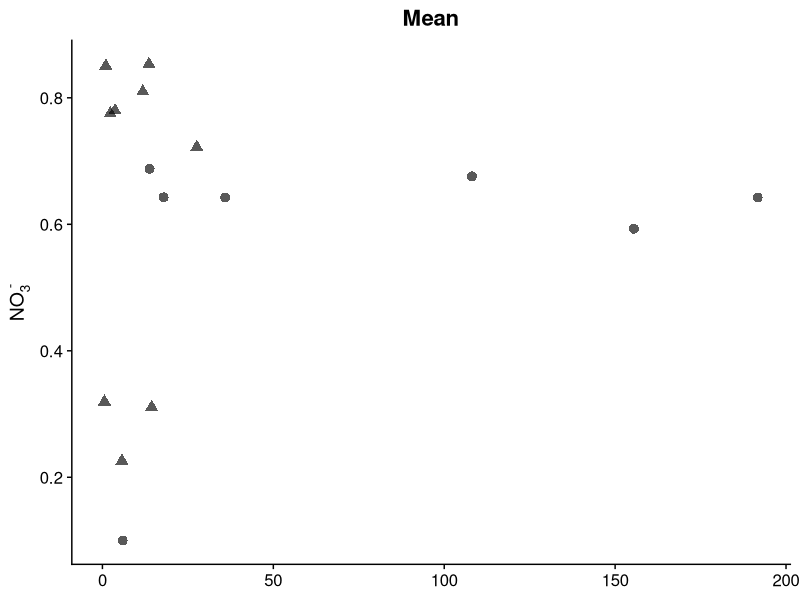
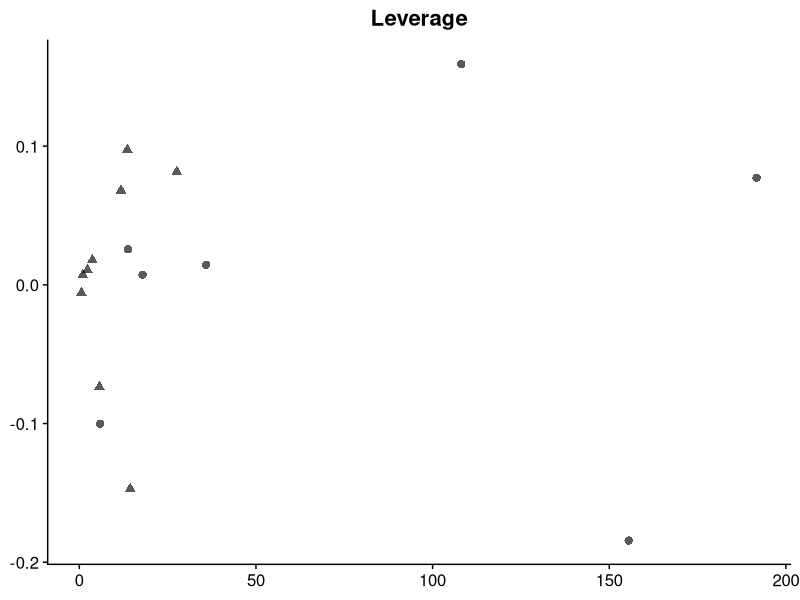
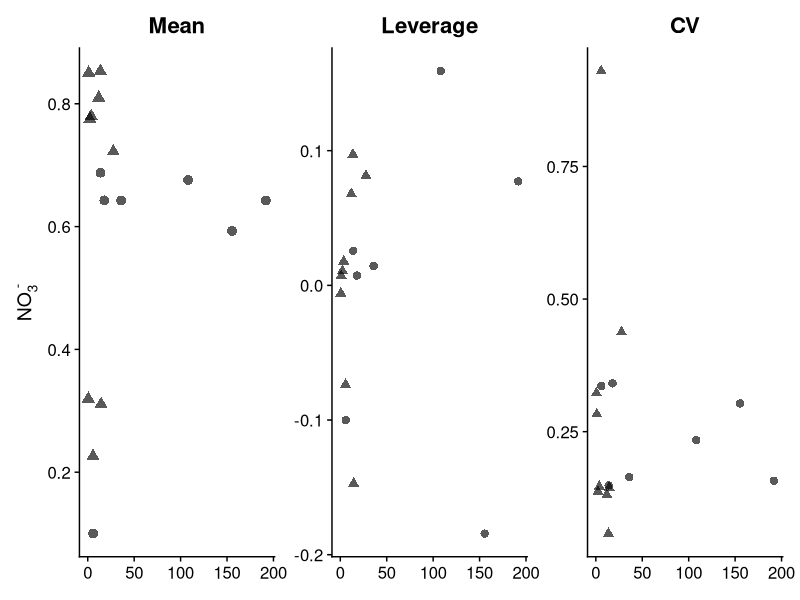
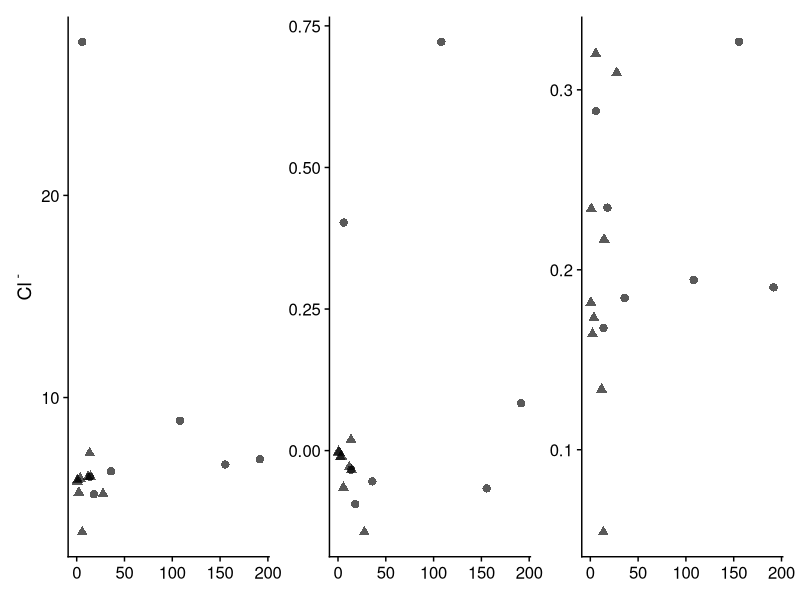
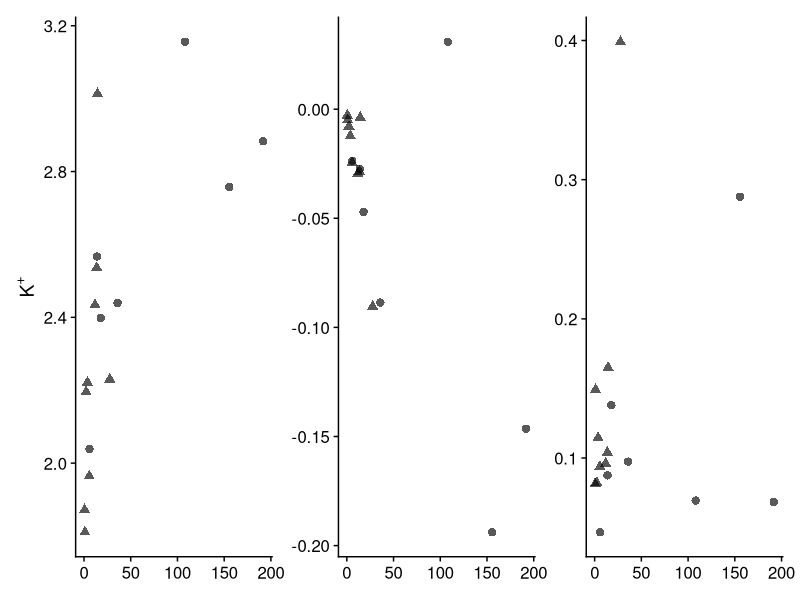
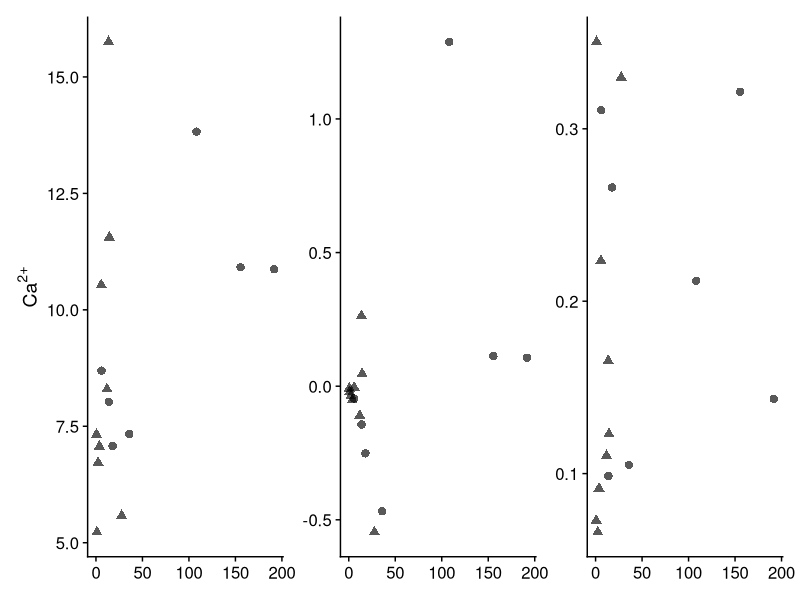
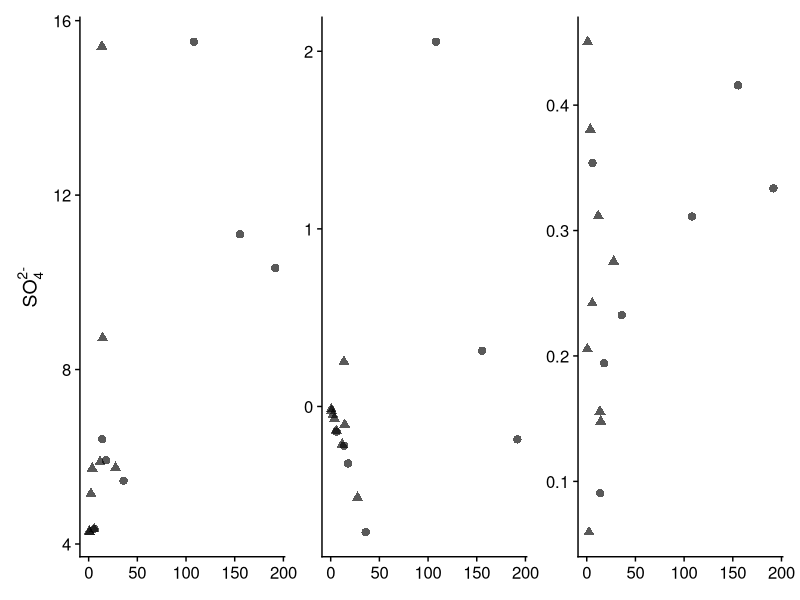
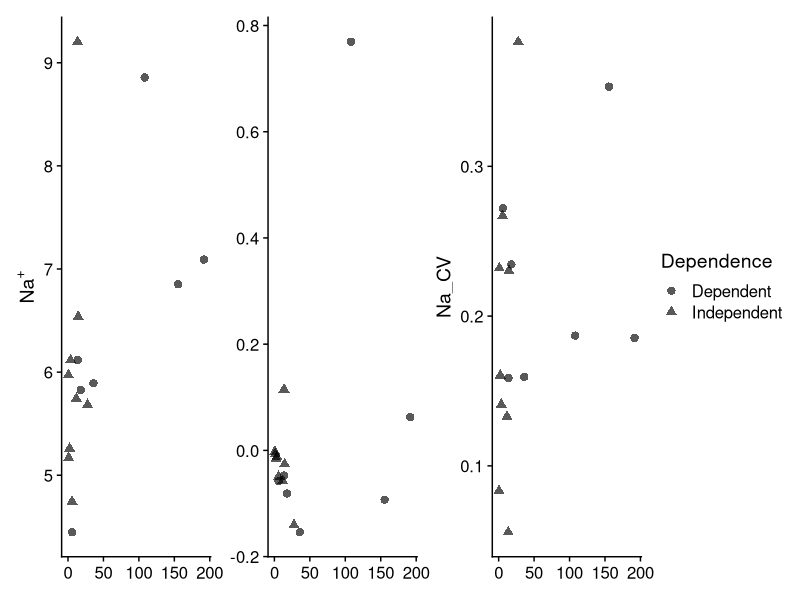

Here is the R script that generated these plots, in order:

#### SRW spatial stability figure - Shapes version

rm(list=ls())

#### Figure  - Mean, leverage, and scaled CV for all solutes

library(tidyverse)
library(cowplot)
library(patchwork)

leveragem <- read_csv("data/leveragem.csv")

#### Nitrate

a <- ggplot(leveragem, aes(x = Watershed_Area, y = Mean_NO3, shape = Dependence)) + 
  geom_point(size = 3, alpha = 0.65) + 
  theme_cowplot() + 
  theme(legend.position="none") +
  theme(axis.title.x=element_blank()) + 
  ylab(bquote(NO[3]^" -")) + 
  ggtitle("Mean") +
  theme(plot.title = element_text(hjust = 0.5))



a



b <- ggplot(leveragem, aes(x = Watershed_Area, y = NO3_leverage, shape = Dependence)) + 
  geom_point(size = 2.5, alpha = 0.65) + 
  theme_cowplot()+ 
  theme(legend.position="none") +
  theme(axis.title.x=element_blank(),axis.title.y=element_blank()) + 
  ggtitle("Leverage") +
  theme(plot.title = element_text(hjust = 0.5))



b

c <- ggplot(leveragem, aes(x = Watershed_Area, y = NO3_CV, shape = Dependence)) + 
  geom_point(size = 2.5, alpha = 0.65) + 
  theme_cowplot()+ 
  theme(legend.position="none") +
  theme(axis.title.x=element_blank(),axis.title.y=element_blank()) + 
  ggtitle("CV") +
  theme(plot.title = element_text(hjust = 0.5))

aa <- a + b + c

aa

### Chloride


d <- ggplot(leveragem, aes(x = Watershed_Area, y = Mean_Cl, shape = Dependence)) + 
  geom_point(size = 2.5, alpha = 0.65) + 
  theme_cowplot()+ 
  theme(legend.position="none") +
  theme(axis.title.x=element_blank()) + 
  ylab(bquote(Cl^" -"))



e <- ggplot(leveragem, aes(x = Watershed_Area, y = Cl_leverage, shape = Dependence)) + 
  geom_point(size = 2.5, alpha = 0.65) + 
  theme_cowplot()+ 
  theme(legend.position="none") +
  theme(axis.title.x=element_blank(),axis.title.y=element_blank())

f <- ggplot(leveragem, aes(x = Watershed_Area, y = Cl_CV, shape = Dependence)) + 
  geom_point(size = 2.5, alpha = 0.65) + 
  theme_cowplot()+ 
  theme(legend.position="none") +
  theme(axis.title.x=element_blank(),axis.title.y=element_blank())

bb <- d + e + f

bb

### Potassium


g <- ggplot(leveragem, aes(x = Watershed_Area, y = Mean_K, shape = Dependence)) + 
  geom_point(size = 2.5, alpha = 0.65) + 
  theme_cowplot()+ 
  theme(legend.position="none") +
  theme(axis.title.x=element_blank())+ 
  ylab(bquote(K^"+"))

h <- ggplot(leveragem, aes(x = Watershed_Area, y = K_leverage, shape = Dependence)) + 
  geom_point(size = 2.5, alpha = 0.65) + 
  theme_cowplot()+ 
  theme(legend.position="none") +
  theme(axis.title.x=element_blank(),axis.title.y=element_blank())

i <- ggplot(leveragem, aes(x = Watershed_Area, y = K_CV, shape = Dependence)) + 
  geom_point(size = 2.5, alpha = 0.65) + 
  theme_cowplot()+ 
  theme(legend.position="none") +
  theme(axis.title.x=element_blank(),axis.title.y=element_blank())

cc <- g + h + i

cc

### Calcium


j <- ggplot(leveragem, aes(x = Watershed_Area, y = Mean_Ca, shape = Dependence)) + 
  geom_point(size = 2.5, alpha = 0.65) + 
  theme_cowplot()+ 
  theme(legend.position="none") +
  theme(axis.title.x=element_blank())+ 
  ylab(bquote(Ca^"2+"))



k <- ggplot(leveragem, aes(x = Watershed_Area, y = Ca_leverage, shape = Dependence)) + 
  geom_point(size = 2.5, alpha = 0.65) + 
  theme_cowplot()+ 
  theme(legend.position="none") +
  theme(axis.title.x=element_blank(),axis.title.y=element_blank())

l <- ggplot(leveragem, aes(x = Watershed_Area, y = Ca_CV, shape = Dependence)) + 
  geom_point(size = 2.5, alpha = 0.65) + 
  theme_cowplot()+ 
  theme(legend.position="none") +
  theme(axis.title.x=element_blank(),axis.title.y=element_blank())

dd <- j + k + l

dd


### Sulfate


m <- ggplot(leveragem, aes(x = Watershed_Area, y = Mean_SO4, shape = Dependence)) + 
  geom_point(size = 2.5, alpha = 0.65) + 
  theme_cowplot()+ 
  theme(legend.position="none") +
  theme(axis.title.x=element_blank())+ 
  ylab(bquote(SO[4]^"2-"))

n <- ggplot(leveragem, aes(x = Watershed_Area, y = SO4_leverage, shape = Dependence)) + 
  geom_point(size = 2.5, alpha = 0.65) + 
  theme_cowplot()+ 
  theme(legend.position="none") +
  theme(axis.title.x=element_blank(),axis.title.y=element_blank())


o <- ggplot(leveragem, aes(x = Watershed_Area, y = S04_CV, shape = Dependence)) + 
  geom_point(size = 2.5, alpha = 0.65) + 
  theme_cowplot()+ 
  theme(legend.position="none") +
  theme(axis.title.x=element_blank(),axis.title.y=element_blank())


ee <- m + n + o

ee


### Sodium


p <- ggplot(leveragem, aes(x = Watershed_Area, y = Mean_Na, shape = Dependence)) + 
  geom_point(size = 2.5, alpha = 0.65) + 
  theme_cowplot()+ 
  theme(legend.position="none")+ 
  ylab(bquote(Na^"+")) + 
  theme(axis.title.x=element_blank())

q <- ggplot(leveragem, aes(x = Watershed_Area, y = Na_leverage, shape = Dependence)) + 
  geom_point(size = 2.5, alpha = 0.65) + 
  theme_cowplot()+ 
  theme(axis.title.y=element_blank())+ 
  theme(legend.position="none") +
  theme(axis.title.x=element_blank())
                                     
r <- ggplot(leveragem, aes(x = Watershed_Area, y = Na_CV, shape = Dependence)) + 
  geom_point(size = 2.5, alpha = 0.65) + 
  theme_cowplot() +
  theme(axis.title.x=element_blank())

ff <- p + q + r

ff

### Now combining all together


aa/bb/cc/dd/ee/ff


aa/bb/cc/dd/ee/ff +
  plot_annotation(
    caption = 'Subcatchment Area',
    theme = theme(plot.caption = element_text(size = 18, hjust = 0.5), plot.caption.position = "plot")
  )






